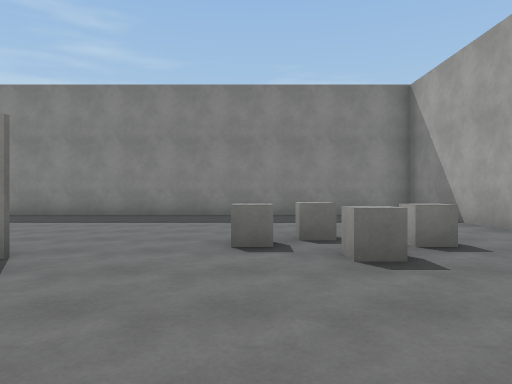
View 1 (above)

19 first-person views from a walk through a scene from a Unity 3-D project. The camera is 1.3 m above the floor, looks level and sees 70° across. The floor is counted in squares, 2 m on a side. Each view is taken from the middle of a square. On the plan, view 1 faces up. The plan holds only what a view shows up to about 11 squares ahead; the rest is blank. Surface patterns are stand-ins for the level's own textures.

View 2
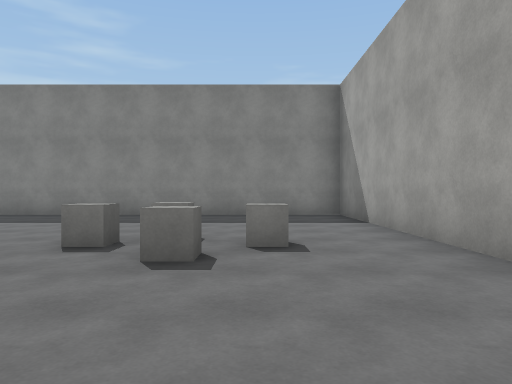

View 3
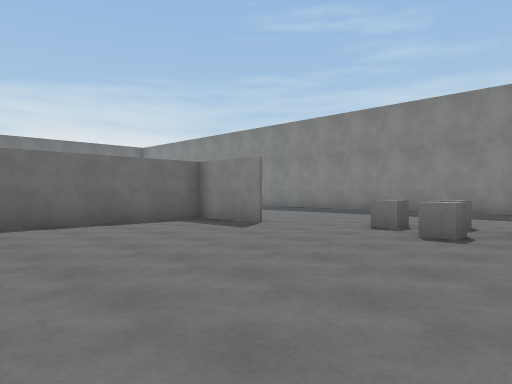

View 4
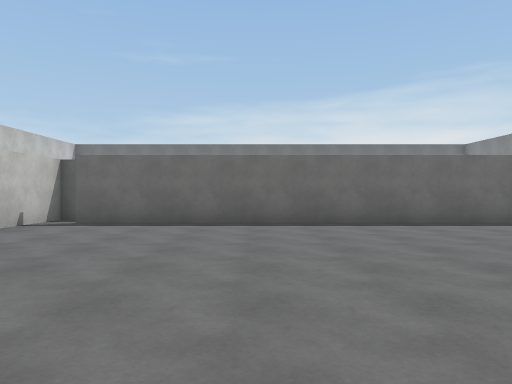

View 5
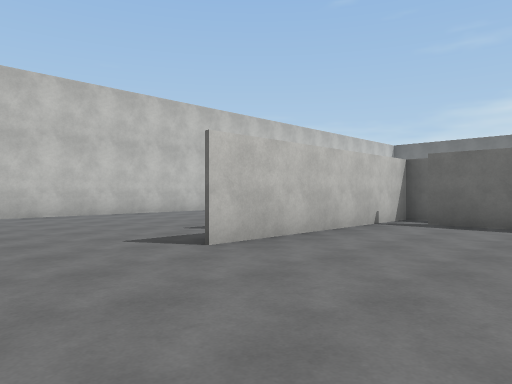

View 6
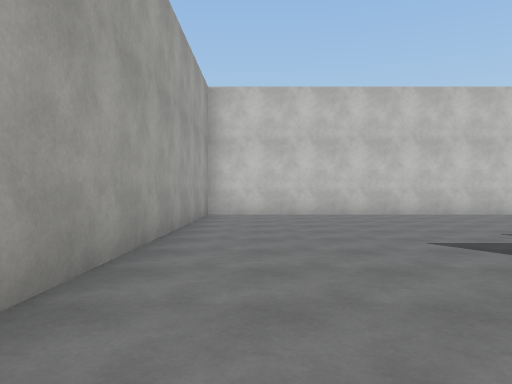

View 7
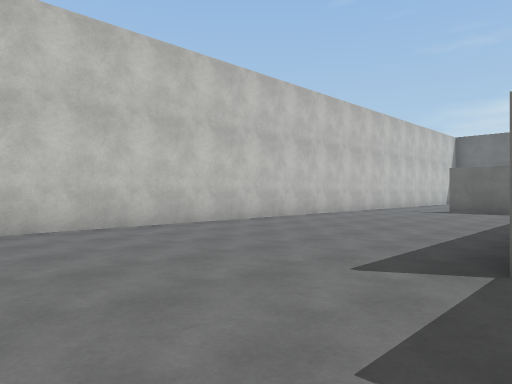

View 8
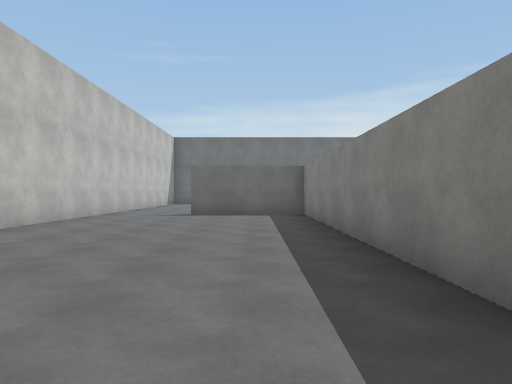

View 9
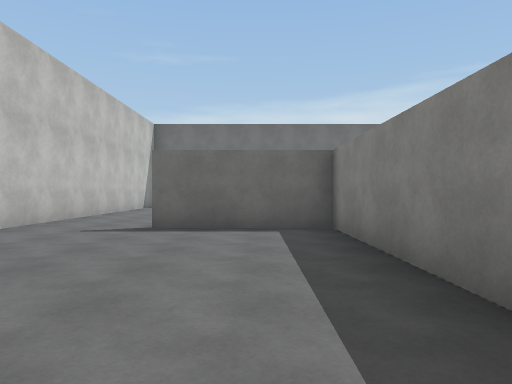

View 10
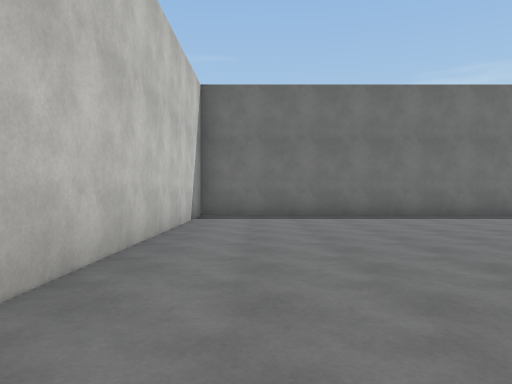

View 11
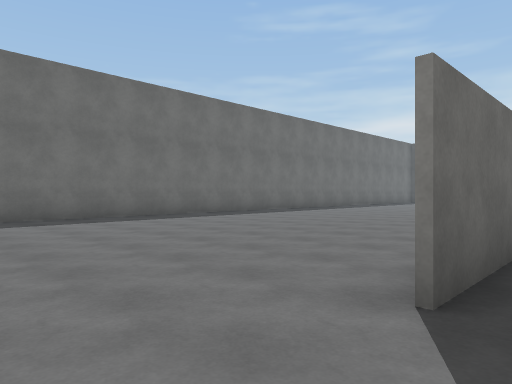

View 12
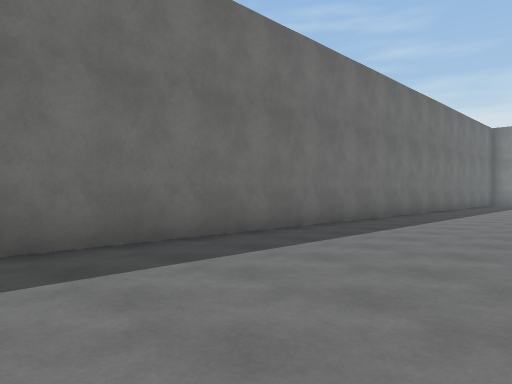

View 13
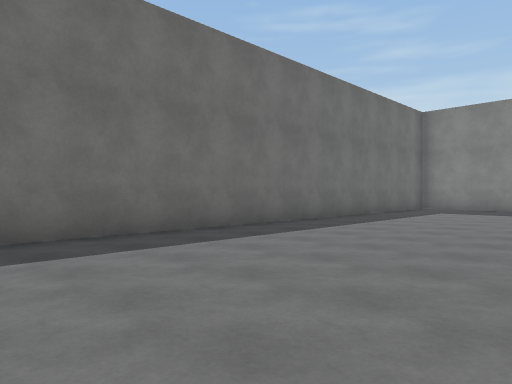

View 14
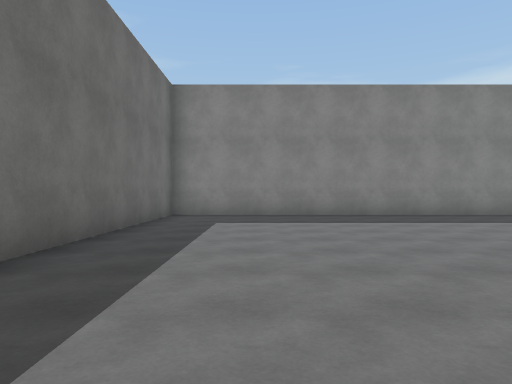

View 15
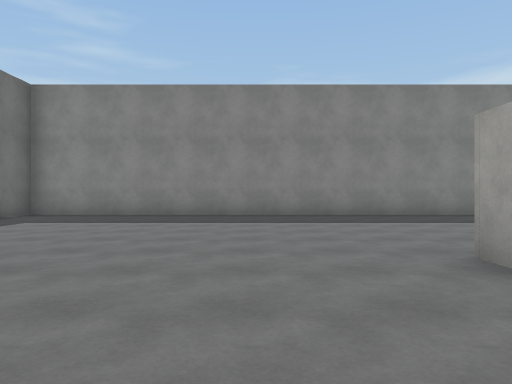

View 16
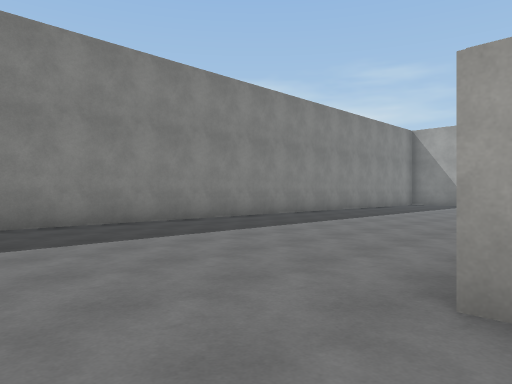

View 17
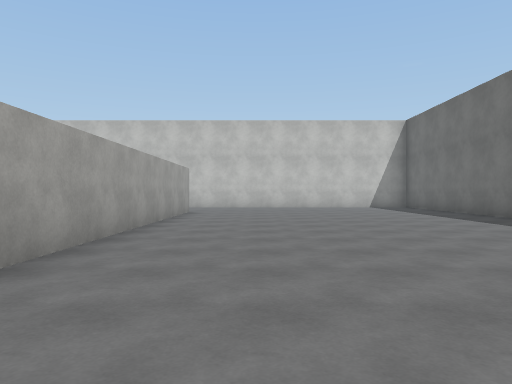

View 18
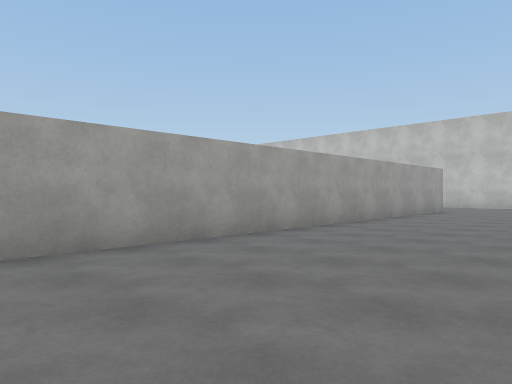

View 19
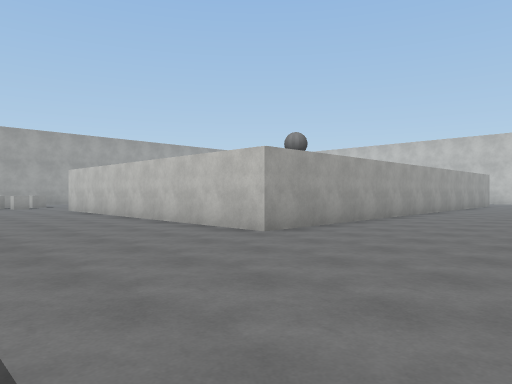

### Floor plan
Points are (right, up) in squares from view 1. A wall is a line through its corners. A room is listed if a view was taken in it or the views show most of it. See-through windows are left out.
Room 1 (views 1, 2, 3, 4, 5, 6, 7, 8, 9, 10, 11, 12, 13, 14, 15, 16, 17, 18, 19)
walls: (-5.5, -7) (-5.5, -7.6) (0.2, -7.6); (-2.4, 3.6) (-4.6, 3.6) (-4.6, -6.8); (-2, -8.6) (-10.6, -8.6) (-10.6, -12); (4.4, 3.4) (4.4, 10.4) (-20.4, 10.4) (-20.4, -14.6) (4.4, -14.6) (4.4, -5.9); (-11.7, -8.9) (-11.7, -11); (-11.8, -10) (-11.8, 3.6) (-4.6, 3.6)
objects: other object (0, 4); other object (1, 4); other object (1, 5); other object (2, 4)

Where each view was taken, in squares from view 1:
view 1: 0 up, 0 right, facing up
view 2: 0 up, 2 right, facing up
view 3: 2 down, 3 right, facing up-left
view 4: 3 down, 3 right, facing left
view 5: 4 down, 3 right, facing down-left
view 6: 4 down, 3 right, facing down
view 7: 8 down, 2 right, facing down-left
view 8: 10 down, 0 right, facing left
view 9: 10 down, 4 left, facing left
view 10: 13 down, 10 left, facing left
view 11: 13 down, 11 left, facing up-left
view 12: 10 down, 16 left, facing up-left
view 13: 4 down, 15 left, facing up-left
view 14: 0 up, 18 left, facing up
view 15: 0 up, 14 left, facing up
view 16: 3 up, 14 left, facing up-right
view 17: 1 up, 14 left, facing down
view 18: 2 up, 16 left, facing down-right
view 19: 8 up, 16 left, facing down-right
